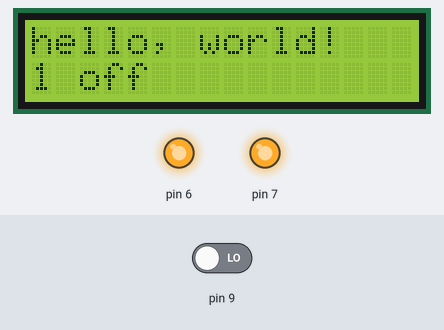
A sketch run on a simulated Arduino Uno, built with avr-gcc and run on an emulated ATmega328P. Parts: 16×2 character LCD, output pins drawn as LEDs (lit = HIGH). Inputs (shaded band) come from the test bench; at power-on: pin 9 LOW.

Above: at 1.2 s.
1.3 s: pin 9 driven HIGH
At 2.8 s:
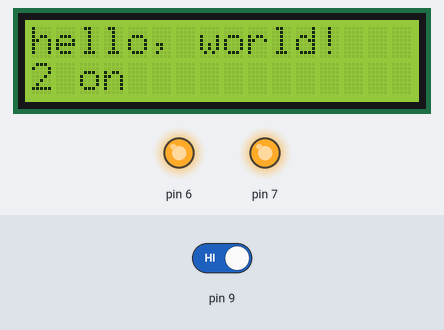
4.3 s: pin 9 driven LOW
At 5.8 s:
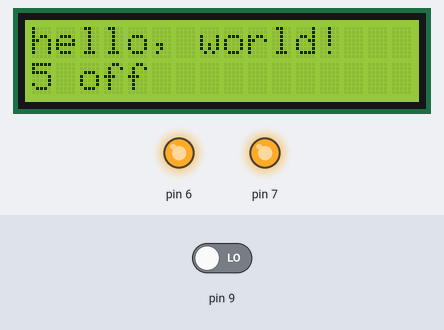
6.5 s: pin 9 driven HIGH
At 7.8 s:
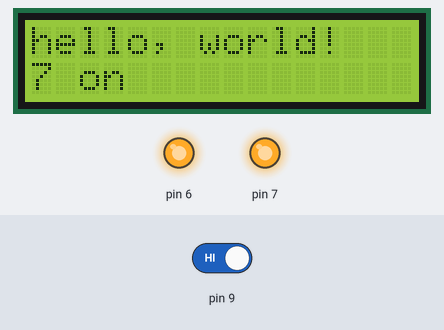
Timing chart, 0 to 9.5 s (numbered marks = the images above; inputs shaded):
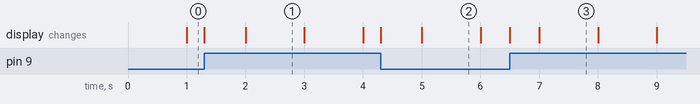

The sketch:

CircuitTest.ino
```cpp
/*

 Test of the correct circuit assembly: initializes LCD, turns on all LEDs and shows button state on LCD

 Sketch based on
 http://www.arduino.cc/en/Tutorial/LiquidCrystalHelloWorld

*/

// include the library code:
#include <LiquidCrystal.h>

// initialize the library by associating any needed LCD interface pin
// with the arduino pin number it is connected to
const int rs = 12, en = 11, d4 = 5, d5 = 4, d6 = 3, d7 = 2;
LiquidCrystal lcd(rs, en, d4, d5, d6, d7);

void setup() {
  // set up the LCD's number of columns and rows:
  lcd.begin(16, 2);
  // Print a message to the LCD.
  lcd.print("hello, world!");

  pinMode(6, OUTPUT);
  digitalWrite(6, HIGH);
  pinMode(7, OUTPUT);
  digitalWrite(7, HIGH);
  pinMode(9, INPUT);
}

void loop() {
  // set the cursor to column 0, line 1
  // (note: line 1 is the second row, since counting begins with 0):
  lcd.setCursor(0, 1);
  // print the number of seconds since reset:
  lcd.print(millis() / 1000);

  // print button state; TODO: debounce and test debouncing
  lcd.print(" ");
  lcd.print(digitalRead(9) ? "on  " : "off ");
}
```

Measured:
- after the input at 1.3 s, the display: first changes at once (image 1 shows a later state)
- after the input at 4.3 s, the display: first changes at once (image 2 shows a later state)
- after the input at 6.5 s, the display: first changes at once (image 3 shows a later state)
- what the display in image 1 shows lasts 1.0 s, from 2.0 s to 3.0 s
